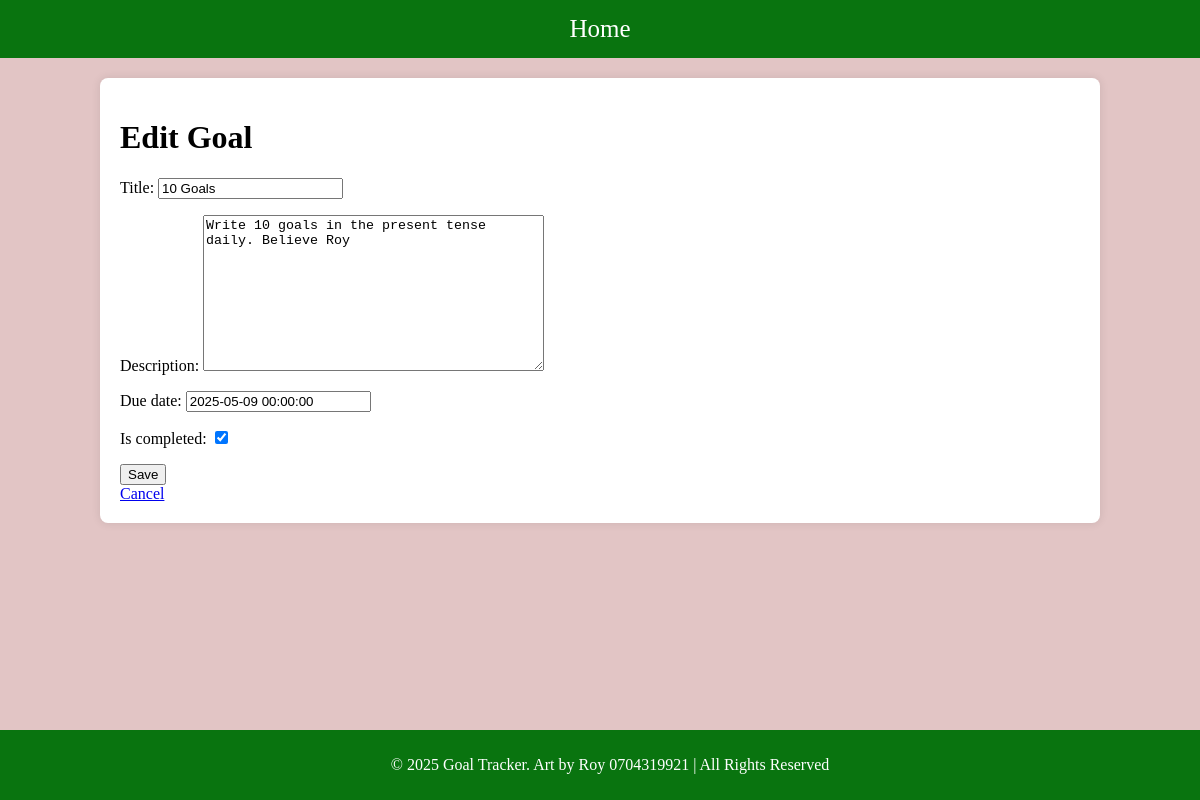
/goal/1/edit/, run on the app's committed database.
### base/models.py (models this page shows, shortened)
class Goal(models.Model):
    title = models.CharField(max_length = 100)
    description = models.TextField(blank = True)
    created_at = models.DateTimeField(auto_now_add=True)
    due_date = models.DateTimeField(blank=True,null=True)
    is_completed = models.BooleanField(default=False)
    class Meta:
        ordering = ["-is_completed"]

### base/views.py (the view)
# urls.py: path('goal/<int:pk>/edit/', views.GoalUpdateView.as_view(), name='goal_edit'),
class GoalUpdateView(UpdateView):
    model = Goal
    fields = "__all__"
    template_name = 'base/goal_form.html'
    success_url = reverse_lazy('goal_list')

### base/templates/base/goal_form.html (shortened to what this page needs)
{% extends 'base/main.html' %}
{% block content %}
  <h1>{% if object %}Edit Goal{% else %}New Goal{% endif %}</h1>
  <form method="post">
    {{ form.as_p }}
    <button type="submit">Save</button>
  </form>
  <a href="{% url 'goal_list' %}">Cancel</a>
{% endblock %}

### base/templates/base/main.html (style rules this page uses)
body { font-family: Times, monospace; margin: 0; padding: 0; background-color: #e2c5c5; }

### data on the page
Goal: title "10 Goals", description "Write 10 goals in the present tense daily. Believe Roy", due_date "2025-05-09 00:00:00", is_completed "☑"
